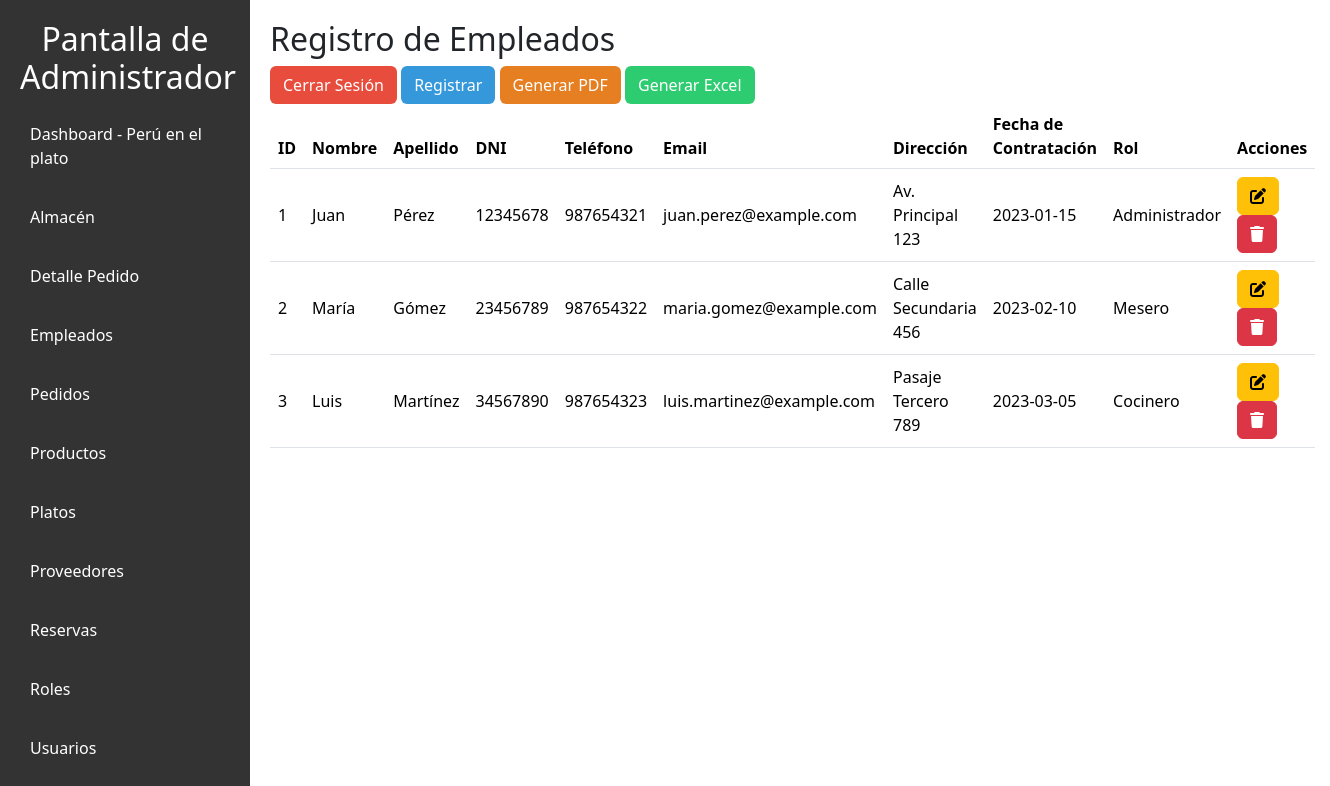
The page /vista/empleados.php on the database as committed earlier.
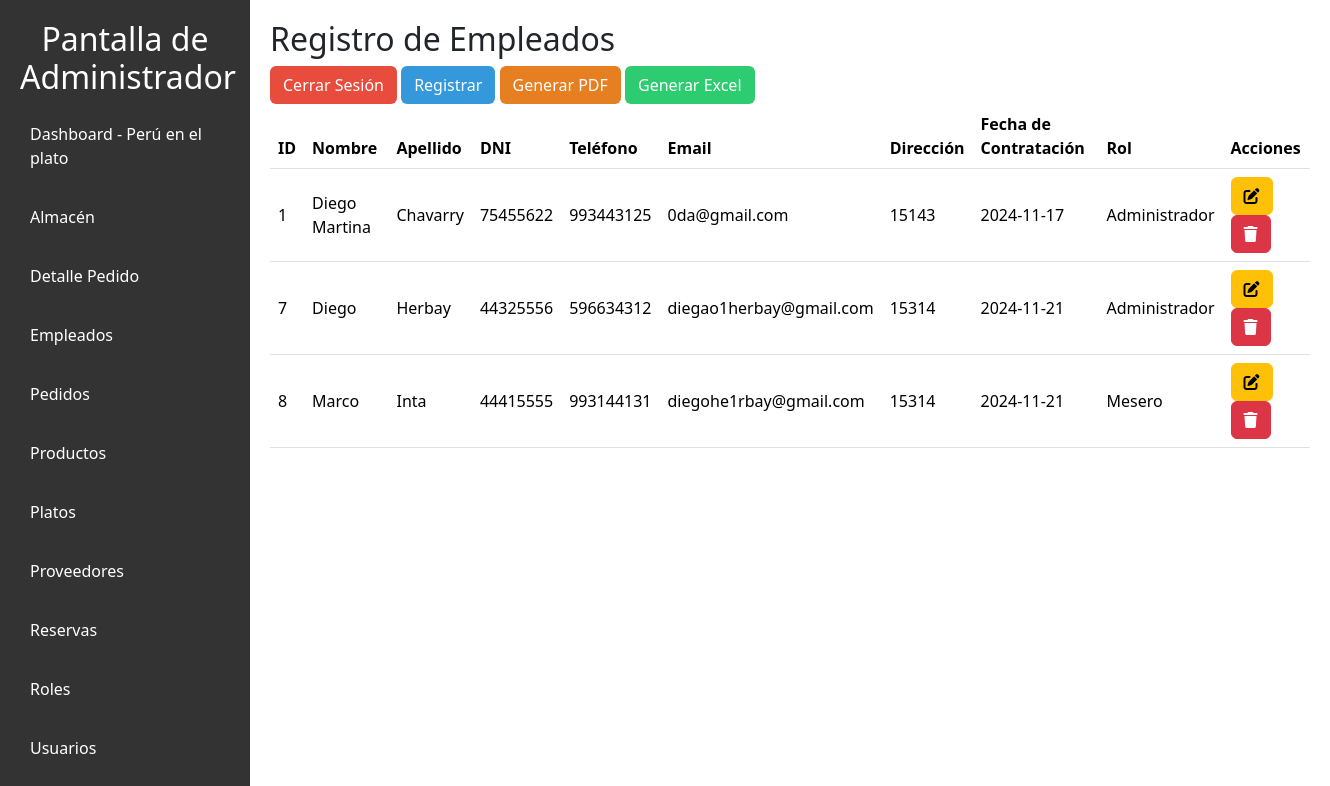
The same page on the database as committed later.
### tables this page shows
CREATE TABLE `empleados` (
  `id_empleado` int(11) NOT NULL,
  `id_rol` int(11) DEFAULT NULL,
  `nombre` varchar(100) DEFAULT NULL,
  `apellido` varchar(100) DEFAULT NULL,
  `dni` varchar(8) DEFAULT NULL,
  `telefono` varchar(9) DEFAULT NULL,
  `email` varchar(100) DEFAULT NULL,
  `direccion` varchar(255) DEFAULT NULL,
  `fecha_contratacion` date DEFAULT NULL
);

CREATE TABLE `roles` (
  `id_rol` int(11) NOT NULL,
  `nombre_rol` varchar(50) DEFAULT NULL,
  `descripcion` varchar(255) DEFAULT NULL
);

### MODELO/Empleado.php (called while the page is built, shortened)
<?php
class Empleado {
    private $conexion;
    public function __construct($conexion) {
        $this->conexion = $conexion;
    }
    public function obtenerEmpleados() {
        try {
            $query = "SELECT e.*, r.nombre_rol
                      FROM empleados e
                      LEFT JOIN roles r ON e.id_rol = r.id_rol";
            return $this->conexion->query($query);
        } catch (Exception $e) {
            error_log("Error en obtenerEmpleados: " . $e->getMessage());
            return false;
        }
    }
}
?>

### vista/empleados.php (the view, shortened to what this page needs)
<?php
require_once "../config/conexion.php";
require_once "../modelo/Empleado.php";
$empleadoModelo = new Empleado($conexion);
$empleados = $empleadoModelo->obtenerEmpleados();
?>
<!DOCTYPE html>
<html lang="es">
<head>
    <link rel="stylesheet" href="../public/styles/admi.css">
    <link rel="stylesheet" href="../public/styles/tablas.css">
    <link href="https://cdn.jsdelivr.net/npm/bootstrap@5.3.3/dist/css/bootstrap.min.css" rel="stylesheet">
</head>
<body>
    <nav class="sidebar">
        <h2>Pantalla de Administrador</h2>
        <ul>
            <li><a href="../vista/admin_dashboard.php">Dashboard - Perú en el plato</a></li>
            <li><a href="../vista/almacen.php">Almacén</a></li>
            <li><a href="../vista/detalle_pedido.php">Detalle Pedido</a></li>
            <li><a href="">Empleados</a></li>
            <li><a href="../vista/pedidos.php">Pedidos</a></li>
            <li><a href="../vista/productos.php">Productos</a></li>
            <li><a href="../vista/platos.php">Platos</a></li>
            <li><a href="../vista/proveedores.php">Proveedores</a></li>
            <li><a href="../vista/reservas.php">Reservas</a></li>
            <li><a href="../vista/roles.php">Roles</a></li>
            <li><a href="../vista/usuario.php">Usuarios</a></li>
        </ul>
    </nav>
    <div class="main-content">
        <h2>Registro de Empleados</h2>
        <a href="../controlador/logout.php" class="btn" style="background-color: #e74c3c; color: white;">Cerrar Sesión</a>
        <button type="button" class="btn" style="background-color: #3498db; color: white;" data-bs-toggle="modal" data-bs-target="#registroModal">Registrar</button>
        <button type="button" class="btn" style="background-color: #e67e22; color: white;" onclick="location.href='../controlador/CRUDempleado.php?accion=generar_pdf'">Generar PDF</button>
        <button type="button" class="btn" style="background-color: #2ecc71; color: white;" onclick="location.href='../controlador/CRUDempleado.php?accion=generar_excel'">Generar Excel</button>
        <table class="table">
            <thead>
                <tr>
                <th>ID</th>
            <th>Nombre</th>
            <th>Apellido</th>
            <th>DNI</th>
            <th>Teléfono</th>
            <th>Email</th>
            <th>Dirección</th>
            <th>Fecha de Contratación</th>
            <th>Rol</th>
            <th>Acciones</th>
                </tr>
            </thead>
            <tbody>
                <?php while ($empleado = $empleados->fetch_object()): ?>
                    <tr>
                        <td><?= $empleado->id_empleado ?></td>
                        <td><?= $empleado->nombre ?></td>
                        <td><?= $empleado->apellido ?></td>
                        <td><?= $empleado->dni ?></td>
                        <td><?= $empleado->telefono ?></td>
                        <td><?= $empleado->email ?></td>
                        <td><?= $empleado->direccion ?></td>
                        <td><?= $empleado->fecha_contratacion ?></td>
                        <td><?= $empleado->nombre_rol ?></td>
                        <td>
                            <button class="btn btn-warning" onclick="abrirModalModificarEmpleado(<?= $empleado->id_empleado ?>, '<?= $empleado->nombre ?>', '<?= $empleado->apellido ?>', '<?= $empleado->dni ?>', '<?= $empleado->telefono ?>', '<?= $empleado->email ?>','<?= $empleado->direccion ?>','<?= $empleado->fecha_contratacion ?>', <?= $empleado->id_rol ?>)"><i class="fa-solid fa-pen-to-square"></i></button>
                            <a href="../controlador/CRUDempleado.php?accion=eliminar&id=<?= $empleado->id_empleado ?>" class="btn btn-danger"><i class="fa-solid fa-trash"></i></a>
                        </td>
                    </tr>
                <?php endwhile; ?>
            </tbody>
        </table>
</body>
</html>

Rows that differ between the two databases and show on the page:
removed empleados: id_empleado "2", nombre "María", apellido "Gómez", dni "23456789", telefono "987654322", email "maria.gomez@example.com", direccion "Calle Secundaria 456", fecha_contratacion "2023-02-10", id_rol.nombre_rol "Mesero"
removed empleados: id_empleado "3", nombre "Luis", apellido "Martínez", dni "34567890", telefono "987654323", email "luis.martinez@example.com", direccion "Pasaje Tercero 789", fecha_contratacion "2023-03-05", id_rol.nombre_rol "Cocinero"
changed empleados id 1: nombre "Juan" → "Diego Martina"; apellido "Pérez" → "Chavarry"; dni "12345678" → "75455622"; telefono "987654321" → "993443125"; email "juan.perez@example.com" → "0da@gmail.com"; direccion "Av. Principal 123" → "15143"; fecha_contratacion "2023-01-15" → "2024-11-17"
added empleados: id_empleado "7", nombre "Diego", apellido "Herbay", dni "44325556", telefono "596634312", email "diegao1herbay@gmail.com", direccion "15314", fecha_contratacion "2024-11-21", id_rol.nombre_rol "Administrador"
added empleados: id_empleado "8", nombre "Marco", apellido "Inta", dni "44415555", telefono "993144131", email "diegohe1rbay@gmail.com", direccion "15314", fecha_contratacion "2024-11-21", id_rol.nombre_rol "Mesero"
